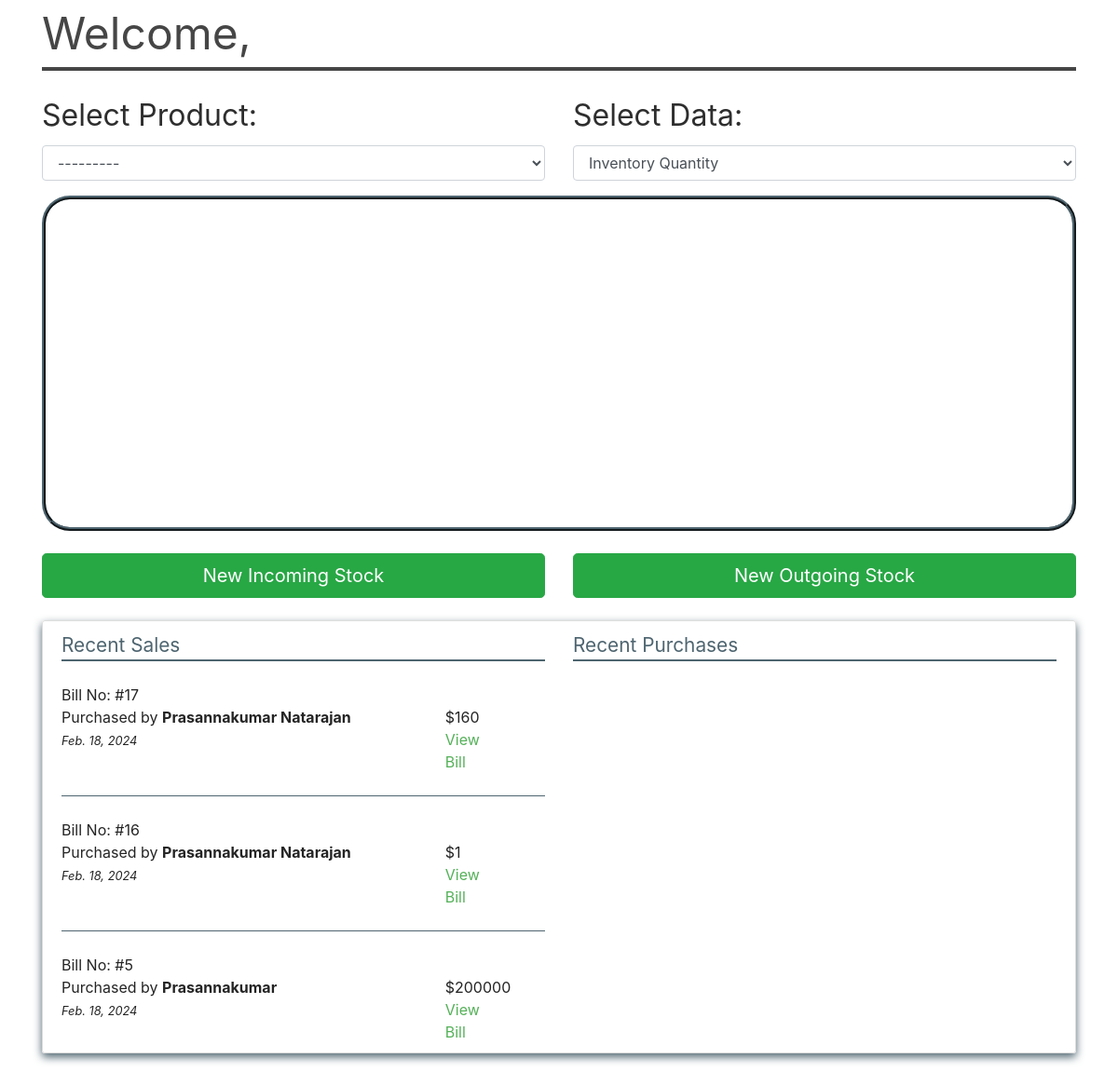
Before: / with the older database file.
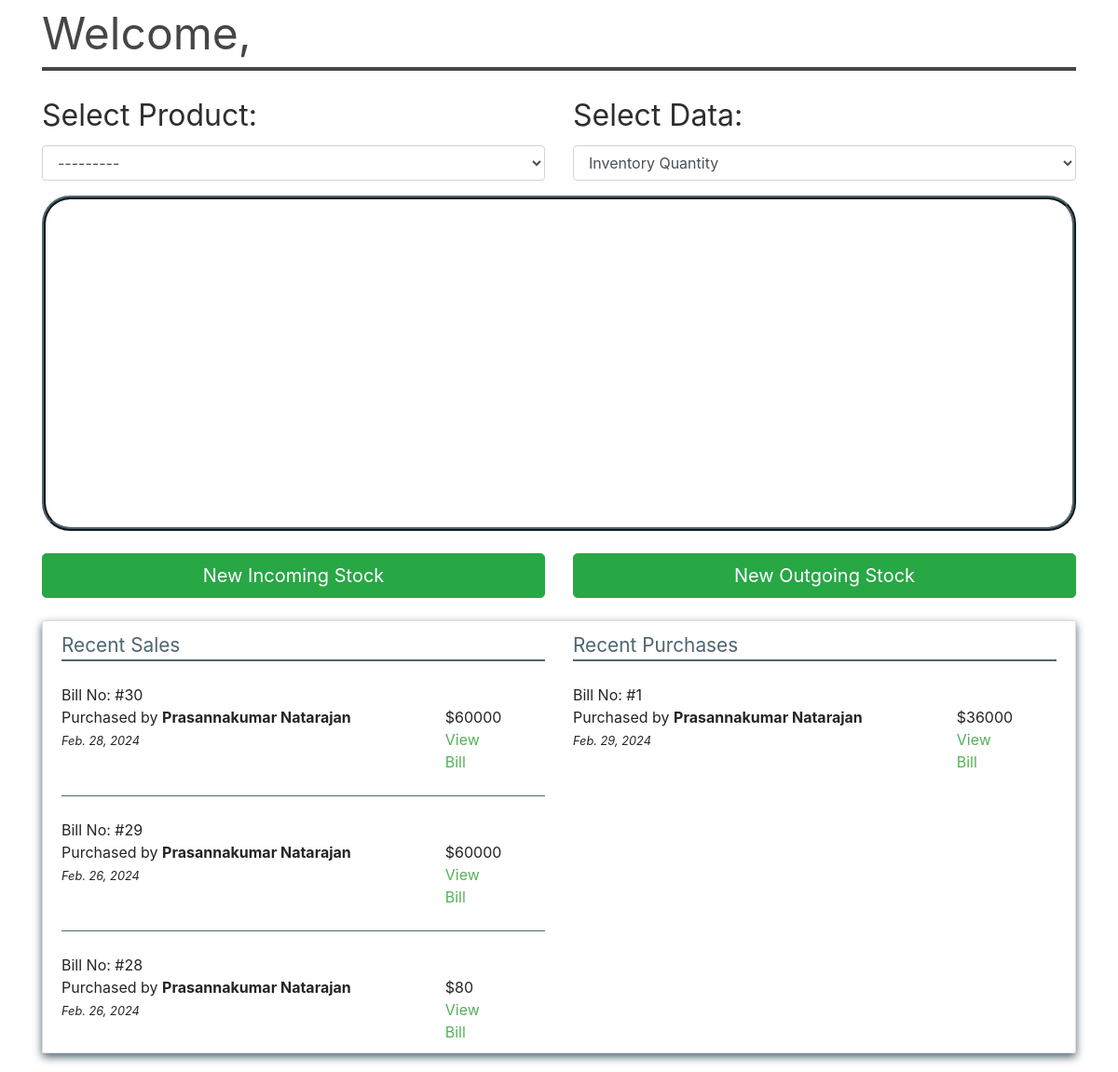
After: the same page with the newer database file.
### transactions/models.py (models this page shows, shortened)
class SaleBill(models.Model):
    billno = models.AutoField(primary_key=True)
    time = models.DateTimeField(auto_now=True)
    name = models.CharField(max_length=150)
    phone = models.CharField(max_length=12)
    address = models.CharField(max_length=200)
    email = models.EmailField(max_length=254)
    gstin = models.CharField(max_length=15)
    def get_total_price(self):
        saleitems = SaleItem.objects.filter(billno=self)
        total = 0
        for item in saleitems:
            total += item.totalprice
        return total

class SaleItem(models.Model):
    billno = models.ForeignKey(SaleBill, on_delete=models.CASCADE, related_name='salebillno')
    stock = models.ForeignKey(Stock, on_delete=models.CASCADE, related_name='saleitem')
    quantity = models.IntegerField(default=1)
    perprice = models.IntegerField(default=1)
    totalprice = models.IntegerField(default=1)
    total_sales_value = models.IntegerField(default=0)  # New field for total sales value

class PurchaseBill(models.Model):
    billno = models.AutoField(primary_key=True)
    time = models.DateTimeField(auto_now=True)
    supplier = models.ForeignKey(Supplier, on_delete=models.CASCADE, related_name='purchasesupplier')
    def get_total_price(self):
        purchaseitems = PurchaseItem.objects.filter(billno=self)
        total = 0
        for item in purchaseitems:
            total += item.totalprice
        return total

class Supplier(models.Model):
    id = models.AutoField(primary_key=True)
    name = models.CharField(max_length=150)
    phone = models.CharField(max_length=12, unique=True)
    address = models.CharField(max_length=200)
    email = models.EmailField(max_length=254, unique=True)
    gstin = models.CharField(max_length=15, unique=True)
    is_deleted = models.BooleanField(default=False)

class PurchaseItem(models.Model):
    billno = models.ForeignKey(PurchaseBill, on_delete=models.CASCADE, related_name='purchasebillno')
    stock = models.ForeignKey(Stock, on_delete=models.CASCADE, related_name='purchaseitem')
    quantity = models.IntegerField(default=1)
    perprice = models.IntegerField(default=1)
    totalprice = models.IntegerField(default=1)

### homepage/views.py (the view)
class HomeView(View):
    template_name = "home.html"
    def get(self, request):
        selected_product = request.GET.get('product', '')
        selected_data = request.GET.get('data', 'quantity')  # Default to 'quantity' if not specified
        labels = []
        quantity_data = []
        cost_data = []  # Add this line for cost data
        sales_data = []
        stock_queryset = Stock.objects.filter(is_deleted=False).order_by('-quantity')
        if selected_product:
            stock_queryset = stock_queryset.filter(name=selected_product)
        for item in stock_queryset:
            labels.append(f"{item.name} ({item.sub_category})" if item.sub_category else item.name)
            quantity_data.append(float(item.quantity) if selected_data == 'quantity' else 0)  # Convert Decimal to float
            cost_data.append(float(item.cost) if selected_data == 'quantity' else 0)  # Convert Decimal to float
            sales_data.append(float(item.total_sales_value) if selected_data == 'quantity' else 0)
        sales = SaleBill.objects.order_by('-time')[:3]
        purchases = PurchaseBill.objects.order_by('-time')[:3]
        context = {
            'labels': labels,
            'data': quantity_data,
            'cost_data': cost_data,  # Add this line for cost data
            'sales_data': sales_data,
            'sales': sales,
            'purchases': purchases,
            'product_items': Stock.objects.filter(is_deleted=False).values('name').distinct(),
            'selected_product': selected_product,
            'selected_data': selected_data,
        }
        return render(request, self.template_name, context)

### homepage/templates/home.html (shortened to what this page needs)
{% extends "base.html" %}
{% load static %}
{% block content %}
    <div style="color:#464646; font-style: bold; font-size: 3rem; border-bottom: 1.2mm solid #464646;">Welcome, {{ request.user.username }}</div>
    <br>
    <div class="row">
        <div class="col-md-6">
            <div class="form-group">
                <label for="productDropdown">Select Product:</label>
                <select class="form-control" id="productDropdown">
                    <option value="">---------</option>
                </select>
            </div>
        </div>
        <div class="col-md-6">
            <div class="form-group">
                <label for="dataDropdown">Select Data:</label>
                <select class="form-control" id="dataDropdown">
                    <option value="quantity" selected>Inventory Quantity</option>
                </select>
            </div>
        </div>
    </div>
    <div id="quantity-container" class="graph-container">
    </div>
    <br>
    <div class="row">
        <div class="col-md-6">
            <a href="{% url 'select-supplier' %}" class="btn btn-success btn-lg btn-block btn-huge">New Incoming Stock</a>
        </div>
        <div class="col-md-6">
            <a href="{% url 'new-sale' %}" class="btn btn-success btn-lg btn-block btn-huge">New Outgoing Stock</a>
        </div>
    </div>
    <br>
    <div class="content-section">
        <div class="row">
            <div class="col-md-6">
                <div style="color: #4e6570; font-style: bold; font-size: 1.3em; border-bottom: 2px solid #4e6570">Recent Sales</div><br>
                {% for item in sales %}
                    {% if not forloop.first %}
                        <br><div style="border-bottom: 0.5px solid #4e6570"></div><br>
                    {% endif %}
                    <div class="row">
                        <div class="col-md-9">
                            Bill No: #{{ item.billno }} <br>
                            Purchased by <b>{{ item.name }}</b> <br>
                            <small><i>{{ item.time.date }}</i></small>
                        </div>
                        <div class="col-md-2"> <br> ${{ item.get_total_price }} <br> <a href="{% url 'sale-bill' item.billno %}">View Bill</a> </div>
                    </div>
                {% endfor %}
            </div>
            <div class="col-md-6">
                <div style="color: #4e6570; font-style: bold; font-size: 1.3em; border-bottom: 2px solid #4e6570">Recent Purchases</div><br>
                {% for item in purchases %}
                    <div class="row">
                        <div class="col-md-9">
                            Bill No: #{{ item.billno }} <br>
                            Purchased by <b>{{ item.supplier.name }}</b> <br>
                            <small><i>{{ item.time.date }}</i></small>
                        </div>
                        <div class="col-md-2"> <br>${{ item.get_total_price }} <br> <a href="{% url 'purchase-bill' item.billno %}">View Bill</a> </div>
                    </div>
                {% endfor %}
            </div>
        </div>
    </div>
{% endblock content %}

### homepage/templates/base.html (shortened to what this page needs)
{% load static %}
<!DOCTYPE html>
<html lang="en">
<head>
    <link rel="stylesheet" type="text/css" href="{% static 'bootstrap/bootstrap.min.css' %}">
    <link rel="stylesheet" href="https://use.fontawesome.com/releases/v5.7.0/css/all.css">
    <link rel="stylesheet" type="text/css" href="{% static 'css/main.css' %}">
    <link rel="stylesheet" type="text/css" href="{% static 'css/sidebar.css' %}">
    <link rel="stylesheet" type="text/css" href="{% static 'css/dialogbox.css' %}">
</head>
<body>
    <main id="wrapper">
                    <div class="container">
                        {% block content %}{% endblock content %}
                    </div>
            <br>
    </main>
</body>
</html>

### homepage/static/css/main.css (style rules this page uses)
body, html { height: 100%; }
.form-group { color: white; }
label { color: rgb(46, 46, 46); font-size: 2rem; }
a { color: #55b159; }
.content-section { background: transparent; box-shadow: 0 4px 10px #4e6570; color: rgb(36, 36, 36); padding: 10px 20px; border: 1px solid #dddddd; border-radius: 3px; margin-bottom: 20px; }

### homepage/static/css/sidebar.css (style rules this page uses)
#wrapper { display: flex; width: 100%; align-items: stretch; }

### homepage/templates/home.html (style rules this page uses)
.graph-container { position: relative; height: 45vh; border: 1.2mm ridge #4e6570; border-radius: 30px; display: none; }

Changed rows visible on the page:
removed SaleBill: billno "17", name "Prasannakumar Natarajan", time "Feb. 18, 2024", get_total_price "160"
removed SaleBill: billno "16", name "Prasannakumar Natarajan", time "Feb. 18, 2024", get_total_price "1"
removed SaleBill: billno "5", name "Prasannakumar", time "Feb. 18, 2024", get_total_price "200000"
added SaleBill: billno "30", name "Prasannakumar Natarajan", time "Feb. 28, 2024", get_total_price "60000"
added SaleBill: billno "29", name "Prasannakumar Natarajan", time "Feb. 26, 2024", get_total_price "60000"
added SaleBill: billno "28", name "Prasannakumar Natarajan", time "Feb. 26, 2024", get_total_price "80"
added PurchaseBill: billno "1", supplier.name "Prasannakumar Natarajan", time "Feb. 29, 2024", get_total_price "36000"
